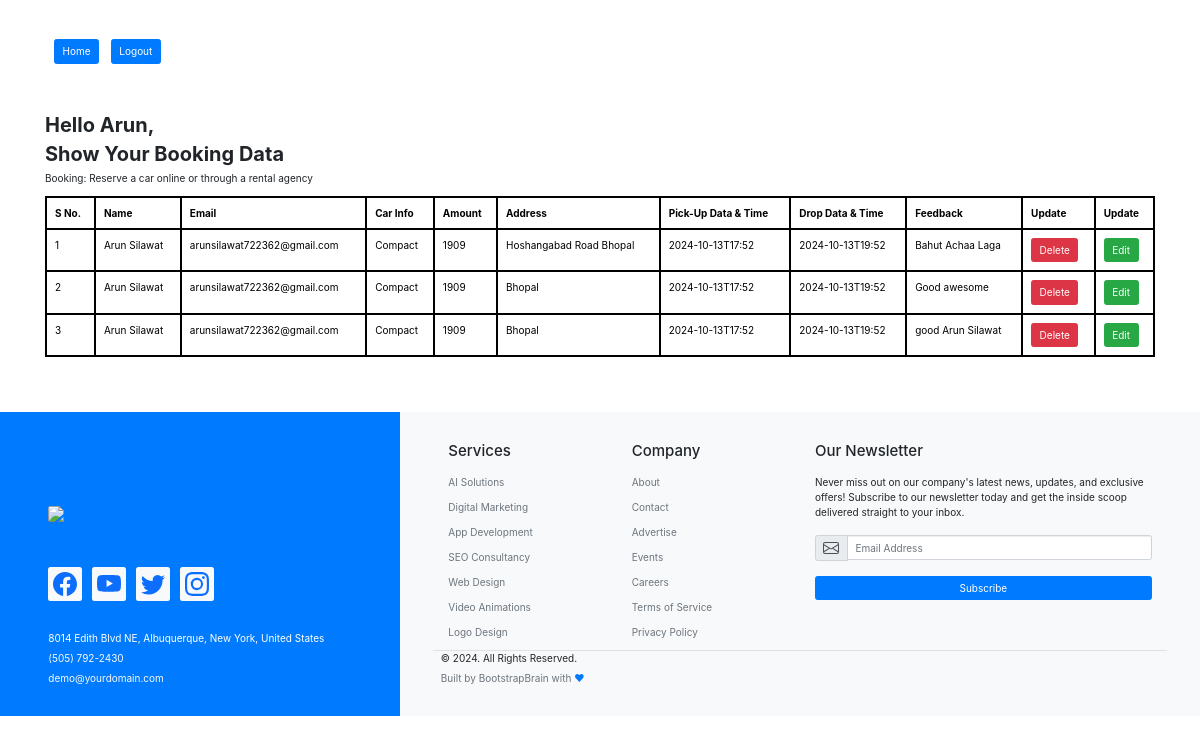
Screenshot of /showdata/arunsilawat722362@gmail.com with the database file from the repository.
### app/models.py (models this page shows)
class Userdata(models.Model):
    fname=models.CharField(max_length=50)
    lname=models.CharField(max_length=50)
    email=models.EmailField()
    password=models.CharField(max_length=25)

class Book_data(models.Model):
    fname=models.CharField(max_length=(50))
    lname=models.CharField(max_length=(50))
    email=models.EmailField()
    carnm=models.CharField(max_length=(50))
    amount=models.IntegerField()
    address=models.TextField()
    pick=models.CharField(max_length=(50))
    drop=models.CharField(max_length=(50))
    feedback=models.TextField()

### app/views.py (the view, shortened to what this page needs)
# urls.py: path('showdata/<str:em>',views.showdata,name='showdata'),
def showdata(request,em):
    email=em
    getdata=Book_data.objects.filter(email=em)
    if getdata:
        data=Book_data.objects.filter(email=em)
        admindata=Userdata.objects.get(email=em)
        fname=admindata.fname
        lname=admindata.lname
        email=admindata.email
        password=admindata.password
        user={
            'fnm':fname,
            'lnm':lname,
            'em':email,
            'pass':password
            }
        return render(request,'datadisplay.html',{'data':data,'user':user})

### app/templates/datadisplay.html (shortened to what this page needs)
<!DOCTYPE html>
<html lang="en">
<head>
    <link rel="stylesheet" href="https://maxcdn.bootstrapcdn.com/bootstrap/3.4.1/css/bootstrap.min.css">
    <link rel="stylesheet" href="https://unpkg.com/bootstrap@5.3.3/dist/css/bootstrap.min.css">
    <link rel="stylesheet" href="https://unpkg.com/bs-brain@2.0.4/utilities/font-size/font-size.css">
    <link rel="stylesheet" href="https://unpkg.com/bs-brain@2.0.4/utilities/margin/margin.css">
    <link rel="stylesheet" href="https://unpkg.com/bs-brain@2.0.4/utilities/padding/padding.css">
    <link rel="stylesheet" href="https://cdn.jsdelivr.net/npm/bootstrap@4.6.2/dist/css/bootstrap.min.css">
</head>
<body><br><br>
    <div class="container">
        <a href="{% url 'select' em=user.em %}"><button type="button" class="btn btn-primary" style="margin: 9px;">Home</button></a>
        <a href="{% url 'home' %}"><button type="button" class="btn btn-primary">Logout</button></a>
    </div><br><br>
    <div class="container" style="background-color: white;border-radius: 10px;">
        <h2 style="font-weight: bold;margin-top: 10px;">Hello {{user.fnm}},</h2>
        <h2 style="font-weight: bold;">Show Your Booking Data</h2>
        <p> Booking: Reserve a car online or through a rental agency</p>
        <div class="table-responsive">
            <table class="table table-bordered">
                <thead>
                    <tr>
                        <th style="border: 2px solid black;">S No.</th>
                        <th style="border: 2px solid black;">Name</th>
                        <th style="border: 2px solid black;">Email</th>
                        <th style="border: 2px solid black;">Car Info</th>
                        <th style="border: 2px solid black;">Amount</th>
                        <th style="border: 2px solid black;">Address</th>
                        <th style="border: 2px solid black;">Pick-Up Data & Time</th>
                        <th style="border: 2px solid black;">Drop Data & Time</th>
                        <th style="border: 2px solid black;">Feedback</th>
                        <th style="border: 2px solid black;">Update</th>
                        <th style="border: 2px solid black;">Update</th>
                    </tr>
                </thead>
                <tbody>
                    {% for i in data %}
                    <tr>
                        <td style="border: 2px solid black;">{{forloop.counter}}</td>
                        <td style="border: 2px solid black;">{{i.fname}} {{i.lname}}</td>
                        <td style="border: 2px solid black;">{{i.email}}</td>
                        <td style="border: 2px solid black;">{{i.carnm}}</td>
                        <td style="border: 2px solid black;">{{i.amount}}</td>
                        <td style="border: 2px solid black;">{{i.address}}</td>
                        <td style="border: 2px solid black;">{{i.pick}}</td>
                        <td style="border: 2px solid black;">{{i.drop}}</td>
                        <td style="border: 2px solid black;">{{i.feedback}}</td>
                        <td style="border: 2px solid black;"><a href="{% url 'delete' pk=i.id em=i.email %}"><button
                                    class="btn btn-danger">Delete</button></a></td>
                        <td style="border: 2px solid black;"><a href="{% url 'edit' pk=i.id %} "><button
                                    class="btn btn-success">Edit</button></a></td>
                    </tr>
                    {% endfor %}
                </tbody>
            </table>
        </div>
    </div><br>
    <br><br><footer class="footer">
        <section>
            <div class="container-fluid">
                <div class="row">
                    <div class="col-12 col-lg-4 bg-primary py-4 py-md-5 py-xxl-8">
                        <div class="row h-100 align-items-end justify-content-center">
                            <div class="col-12 col-md-11 col-xl-10">
                                <div class="footer-logo-wrapper">
                                    <a href="#!">
                                        <img class="img-fluid rounded mb-4" loading="lazy" src="https://img.freepik.com/premium-vector/automotive-car-logo-design_160069-36.jpg" width="100" height="5" alt="logo">
                                    </a>
                                </div>
                                <div class="social-media-wrapper mt-5">
                                    <ul class="nav">
                                        <li class="nav-item me-3">
                                            <a class="nav-link link-primary p-2 bg-light rounded" href="#!">
                                            </a>
                                        </li>
                                        <li class="nav-item me-3">
                                            <a class="nav-link link-primary p-2 bg-light rounded" href="#!">
                                            </a>
                                        </li>
                                        <li class="nav-item me-3">
                                            <a class="nav-link link-primary p-2 bg-light rounded" href="#!">
                                            </a>
                                        </li>
                                        <li class="nav-item">
                                            <a class="nav-link link-primary p-2 bg-light rounded" href="#!">
                                            </a>
                                        </li>
                                    </ul>
                                </div>
                                <div class="address-wrapper mt-5">
                                    <address class="mb-2 text-white">8014 Edith Blvd NE, Albuquerque, New York, United
                                        States</address>
                                    <p class="mb-2">
                                        <a class="link-light text-decoration-none" href="tel:+15057922430">(505)
                                            792-2430</a>
                                    </p>
                                    <p class="mb-0">
                                        <a class="link-light text-decoration-none"
                                            href="mailto:demo@yourdomain.com">demo@yourdomain.com</a>
                                    </p>
                                </div>
                            </div>
                        </div>
                    </div>
                    <div class="col-12 col-lg-8 bg-light py-4 py-md-5 py-xxl-8">
                        <div class="row justify-content-center">
                            <div class="col-12 col-md-11 col-xxl-10">
                                <div class="row gy-4 gy-sm-0">
                                    <div class="col-6 col-sm-3">
                                        <div class="widget">
                                            <h4 class="widget-title mb-4">Services</h4>
                                            <ul class="list-unstyled">
                                                <li class="mb-3">
                                                    <a href="#!" class="link-secondary text-decoration-none">AI
                                                        Solutions</a>
                                                </li>
                                                <li class="mb-3">
                                                    <a href="#!" class="link-secondary text-decoration-none">Digital
                                                        Marketing</a>
                                                </li>
                                                <li class="mb-3">
                                                    <a href="#!" class="link-secondary text-decoration-none">App
                                                        Development</a>
                                                </li>
                                                <li class="mb-3">
                                                    <a href="#!" class="link-secondary text-decoration-none">SEO
                                                        Consultancy</a>
                                                </li>
                                                <li class="mb-3">
                                                    <a href="#!" class="link-secondary text-decoration-none">Web
                                                        Design</a>
                                                </li>
                                                <li class="mb-3">
                                                    <a href="#!" class="link-secondary text-decoration-none">Video
                                                        Animations</a>
                                                </li>
                                                <li class="mb-0">
                                                    <a href="#!" class="link-secondary text-decoration-none">Logo
                                                        Design</a>
                                                </li>
                                            </ul>
                                        </div>
                                    </div>
                                    <div class="col-6 col-sm-3">
                                        <div class="widget">
                                            <h4 class="widget-title mb-4">Company</h4>
                                            <ul class="list-unstyled">
                                                <li class="mb-3">
                                                    <a href="#!" class="link-secondary text-decoration-none">About</a>
                                                </li>
                                                <li class="mb-3">
                                                    <a href="#!" class="link-secondary text-decoration-none">Contact</a>
                                                </li>
                                                <li class="mb-3">
                                                    <a href="#!"
                                                        class="link-secondary text-decoration-none">Advertise</a>
                                                </li>
                                                <li class="mb-3">
                                                    <a href="#!" class="link-secondary text-decoration-none">Events</a>
                                                </li>
                                                <li class="mb-3">
                                                    <a href="#!" class="link-secondary text-decoration-none">Careers</a>
                                                </li>
                                                <li class="mb-3">
                                                    <a href="#!" class="link-secondary text-decoration-none">Terms of
                                                        Service</a>
                                                </li>
                                                <li class="mb-0">
                                                    <a href="#!" class="link-secondary text-decoration-none">Privacy
                                                        Policy</a>
                                                </li>
                                            </ul>
                                        </div>
                                    </div>
                                    <div class="col-12 col-sm-6">
                                        <div class="widget">
                                            <h4 class="widget-title mb-4">Our Newsletter</h4>
                                            <p class="mb-4">Never miss out on our company's latest news, updates, and
                                                exclusive offers! Subscribe to our newsletter today and get the inside
                                                scoop delivered straight to your inbox.</p>
                                            <form action="#!">
                                                <div class="row gy-4">
                                                    <div class="col-12">
                                                        <div class="input-group">
                                                            <span class="input-group-text" id="email-newsletter-addon">
                                                            </span>
                                                            <input type="email" class="form-control"
                                                                id="email-newsletter" value=""
                                                                placeholder="Email Address"
                                                                aria-label="email-newsletter"
                                                                aria-describedby="email-newsletter-addon" required>
                                                        </div>
                                                    </div>
                                                    <div class="col-12">
                                                        <div class="d-grid">
                                                            <button class="btn btn-primary"
                                                                type="submit">Subscribe</button>
                                                        </div>
                                                    </div>
                                                </div>
                                            </form>
                                        </div>
                                    </div>
                                </div>
                                <div class="row mt-6 border-top border-light-subtle">
                                    <div class="footer-copyright-wrapper mt-6">
                                        &copy; 2024. All Rights Reserved.
                                    </div>
                                    <div class="credits text-secondary mt-2 fs-7">
                                        Built by <a href="https://bootstrapbrain.com/"
                                            class="link-secondary text-decoration-none">BootstrapBrain</a> with <span
                                            class="text-primary">&#9829;</span>
                                    </div>
                                </div>
                            </div>
                        </div>
                    </div>
                </div>
            </div>
        </section>
    </footer>
</body>
</html>

### app/templates/datadisplay.html (style rules this page uses)
body { background-color: rgb(235, 237, 230); overflow-x: hidden; padding: 0px; margin: 0px; background-image: url(https://encrypted-tbn0.gstatic.com/images?q=tbn:ANd9GcTSItCmSv1eE0xHFrhzHp1a9HdC9bpIX5cl3Q&s); }

### rows the page displays
Userdata: fnm "Arun"
Book_data: fname "Arun", lname "Silawat", email "arunsilawat722362@gmail.com", carnm "Compact", amount "1909", address "Hoshangabad Road Bhopal", pick "2024-10-13T17:52", drop "2024-10-13T19:52", feedback "Bahut Achaa Laga"
Book_data: fname "Arun", lname "Silawat", email "arunsilawat722362@gmail.com", carnm "Compact", amount "1909", address "Bhopal", pick "2024-10-13T17:52", drop "2024-10-13T19:52", feedback "Good awesome"
Book_data: fname "Arun", lname "Silawat", email "arunsilawat722362@gmail.com", carnm "Compact", amount "1909", address "Bhopal", pick "2024-10-13T17:52", drop "2024-10-13T19:52", feedback "good Arun Silawat"
